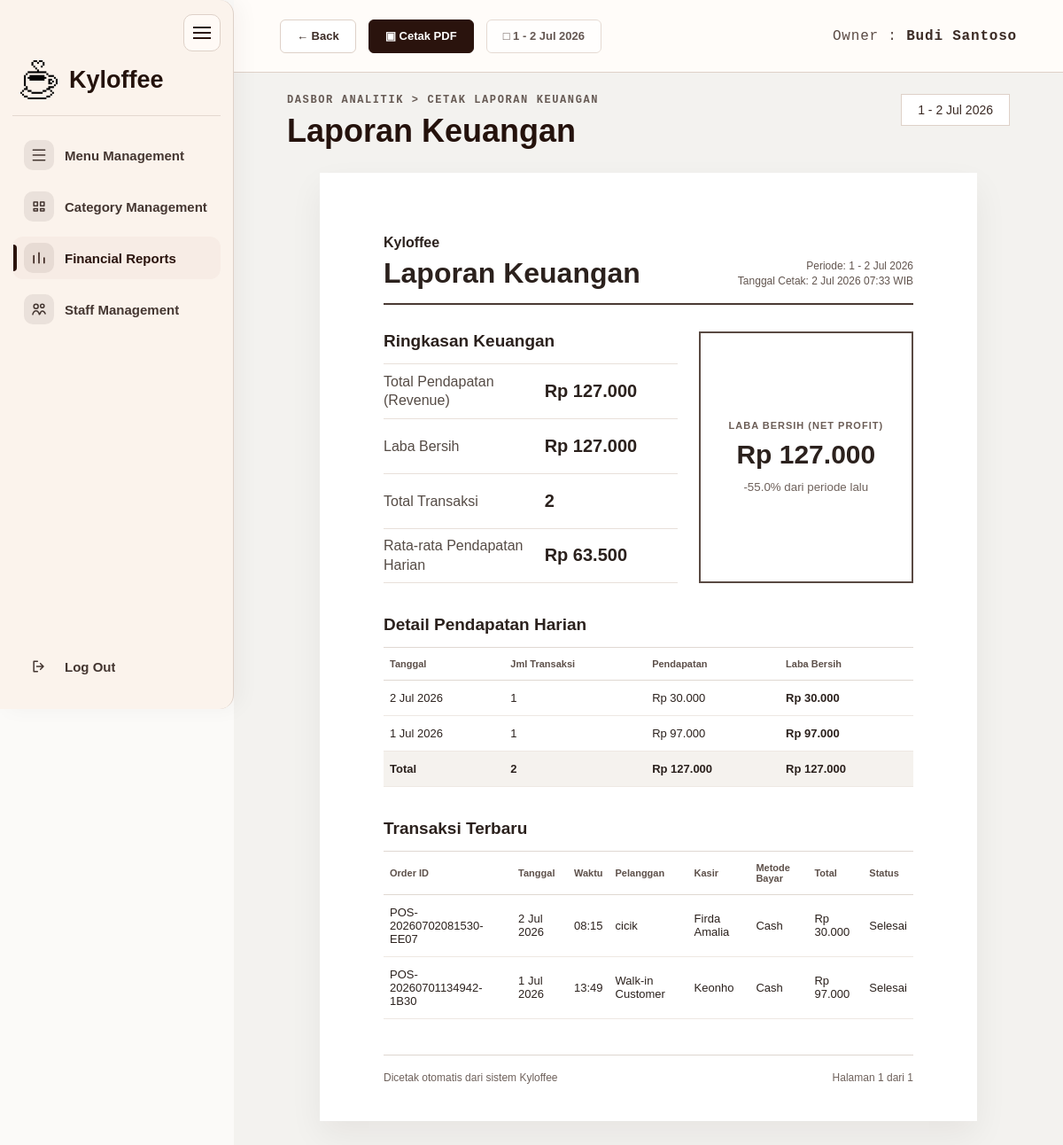
The page /owner/reports/print (signed in) on the database its author committed.
### tables this page shows
CREATE TABLE pos_transactions (
                id INTEGER PRIMARY KEY AUTOINCREMENT,
                order_code TEXT NOT NULL UNIQUE,
                transaction_date TEXT NOT NULL,
                transaction_time TEXT NOT NULL,
                customer_name TEXT DEFAULT 'Walk-in Customer',
                payment_method TEXT DEFAULT 'Tunai',
                subtotal_amount INTEGER NOT NULL DEFAULT 0,
                discount_amount INTEGER NOT NULL DEFAULT 0,
                tax_amount INTEGER NOT NULL DEFAULT 0,
                operational_cost INTEGER NOT NULL DEFAULT 0,
                total_amount INTEGER NOT NULL DEFAULT 0,
                item_count INTEGER NOT NULL DEFAULT 0,
                status TEXT NOT NULL DEFAULT 'Selesai',
                staff_id INTEGER,
                created_at TIMESTAMP DEFAULT CURRENT_TIMESTAMP
            );

CREATE TABLE users (
                id INTEGER PRIMARY KEY AUTOINCREMENT,
                full_name TEXT NOT NULL,
                email TEXT UNIQUE NOT NULL,
                password_hash TEXT NOT NULL,
                role TEXT NOT NULL,
                created_at TIMESTAMP DEFAULT CURRENT_TIMESTAMP
            , staff_phone TEXT, staff_position TEXT DEFAULT 'Staff', joined_date TEXT, staff_status TEXT DEFAULT 'Aktif', is_active INTEGER NOT NULL DEFAULT 1);

### app.py (the view)
@app.route("/owner/reports/print")
@owner_required
def owner_reports_print():
    return render_template(
        "owner_financial_report_print.html",
        owner_name=get_owner_name(),
        active_page="reports",
        report=build_financial_report(request.args),
    )

### app.py (called while the page is built, shortened)
def get_db():
    global REMOTE_DB_FAILED
    if "db" not in g:
        should_try_mysql = DB_USE_MYSQL and not (REMOTE_DB_FAILED and DB_FALLBACK_SQLITE)
        sqlite_conn = sqlite3.connect(DATABASE)
        sqlite_conn.row_factory = sqlite3.Row
        g.db = DatabaseConnection(sqlite_conn, is_mysql=False)
    return g.db

def execute_script_commit(script):
    db = get_db()
    try:
        db.executescript(script)
        db.commit()
        app.logger.debug("DB script commit successful.")
    except Exception:
        db.rollback()
        app.logger.exception("DB schema change failed and rollback executed.")
        raise

def fetch_all_dict(cursor):
    rows = cursor.fetchall()
    if not rows:
        return []
    if isinstance(rows[0], dict):
        return rows
    columns = [col[0] for col in cursor.description]
    return [dict(zip(columns, row)) for row in rows]

def row_to_dict(row):
    if row is None:
        return {}
    if isinstance(row, dict):
        return row
    return dict(row)

def get_owner_name():
    return (
        session.get("full_name")
        or session.get("name")
        or session.get("username")
        or "Owner"
    )

def owner_required(view_func):
    @wraps(view_func)
    def wrapped_view(**kwargs):
        if not session.get("user_id"):
            flash("Silakan login terlebih dahulu.", "error")
            return redirect(url_for("login"))
        if session.get("role") != "owner":
            return redirect_for_role()
        return view_func(**kwargs)
    return wrapped_view

def format_report_datetime(value):
    return f"{format_short_date(value.date())} {value:%H:%M} WIB"

def format_currency(amount):
    return f"Rp {int(amount or 0):,}".replace(",", ".")

def format_short_date(value):
    month_names = ["Jan", "Feb", "Mar", "Apr", "Mei", "Jun", "Jul", "Agu", "Sep", "Okt", "Nov", "Des"]
    return f"{value.day} {month_names[value.month - 1]} {value.year}"

def format_month_name(value):
    month_names = [
        "Januari",
        "Februari",
        "Maret",
        "April",
        "Mei",
        "Juni",
        "Juli",
        "Agustus",
        "September",
        "Oktober",
        "November",
        "Desember",
    ]
    return f"{month_names[value.month - 1]} {value.year}"

def parse_report_date(value):
    if not value:
        return None
    try:
        return datetime.strptime(value, "%Y-%m-%d").date()
    except ValueError:
        return None

    def commit(self):
        return self.conn.commit()

### templates/owner_financial_report_print.html (shortened to what this page needs)
<!DOCTYPE html>
<html lang="id">
<head>
    <link rel="stylesheet" href="{{ url_for('static', filename='css/owner_shell.css') }}">
    <link rel="stylesheet" href="{{ url_for('static', filename='css/owner_menu.css') }}">
</head>
<body>
    <div class="owner-page owner-page--report-print">
        {% include 'partials/owner_sidebar.html' %}
        <main class="owner-main">
            <header class="owner-topbar owner-topbar--spread no-print">
                <div class="topbar-actions">
                    <a
                        href="{{ url_for('owner_reports', date_from=report.date_from, date_to=report.date_to) }}"
                        class="topbar-button topbar-button--light"
                    >
                        &larr; Back
                    </a>
                    <button type="button" onclick="window.print()" class="topbar-button topbar-button--dark">&#9635; Cetak PDF</button>
                    <button type="button" class="topbar-button topbar-button--light" disabled>&#9633; {{ report.calendar_label }}</button>
                </div>
                <div class="owner-identity">Owner : <strong>{{ owner_name }}</strong></div>
            </header>
            <section class="owner-content report-content">
                <div class="report-heading-row no-print">
                    <div>
                        <p class="breadcrumb">DASBOR ANALITIK &gt; CETAK LAPORAN KEUANGAN</p>
                        <h1>Laporan Keuangan</h1>
                    </div>
                    <span class="period-pill">{{ report.period }}</span>
                </div>
                <article class="financial-sheet">
                    <header class="financial-sheet__header">
                        <div>
                            <strong>Kyloffee</strong>
                            <h2>Laporan Keuangan</h2>
                        </div>
                        <div class="financial-sheet__meta">
                            <span>Periode: {{ report.period }}</span>
                            <span>Tanggal Cetak: {{ report.printed_at }}</span>
                        </div>
                    </header>
                    <section class="financial-summary">
                        <div class="summary-list">
                            <h3>Ringkasan Keuangan</h3>
                            {% for item in report.print_summary %}
                                <div class="summary-row summary-row--{{ item.tone }}">
                                    <span>{{ item.label }}</span>
                                    <strong>{{ item.value }}</strong>
                                </div>
                            {% endfor %}
                        </div>
                        <aside class="net-profit-box">
                            <span>LABA BERSIH (NET PROFIT)</span>
                            <strong>{{ report.net_profit }}</strong>
                            <small>{{ report.net_profit_trend }}</small>
                        </aside>
                    </section>
                    <section class="sheet-section">
                        <h3>Detail Pendapatan Harian</h3>
                        <div class="sheet-table-wrap">
                            <table class="sheet-table">
                                <thead>
                                    <tr>
                                        <th>Tanggal</th>
                                        <th>Jml Transaksi</th>
                                        <th>Pendapatan</th>
                                        <th>Laba Bersih</th>
                                    </tr>
                                </thead>
                                <tbody>
                                    {% if report.daily_details %}
                                        {% for item in report.daily_details %}
                                            <tr>
                                                <td>{{ item.date }}</td>
                                                <td>{{ item.transactions }}</td>
                                                <td>{{ item.income }}</td>
                                                <td><strong>{{ item.profit }}</strong></td>
                                            </tr>
                                        {% endfor %}
                                        <tr class="sheet-total-row">
                                            <td>Total</td>
                                            <td>{{ report.daily_totals.transactions }}</td>
                                            <td>{{ report.daily_totals.income }}</td>
                                            <td>{{ report.daily_totals.profit }}</td>
                                        </tr>
                                    {% else %}
                                        <tr>
                                            <td colspan="4" class="sheet-empty">Belum ada pendapatan harian.</td>
                                        </tr>
                                    {% endif %}
                                </tbody>
                            </table>
                        </div>
                    </section>
                    <section class="sheet-section">
                        <h3>Transaksi Terbaru</h3>
                        <div class="sheet-table-wrap">
                            <table class="sheet-table">
                                <thead>
                                    <tr>
                                        <th>Order ID</th>
                                        <th>Tanggal</th>
                                        <th>Waktu</th>
                                        <th>Pelanggan</th>
                                        <th>Kasir</th>
                                        <th>Metode Bayar</th>
                                        <th>Total</th>
                                        <th>Status</th>
                                    </tr>
                                </thead>
                                <tbody>
                                    {% if report.print_transactions %}
                                        {% for trx in report.print_transactions %}
                                            <tr>
                                                <td>{{ trx.id }}</td>
                                                <td>{{ trx.date }}</td>
                                                <td>{{ trx.time }}</td>
                                                <td>{{ trx.customer }}</td>
                                                <td>{{ trx.staff }}</td>
                                                <td>{{ trx.method }}</td>
                                                <td>{{ trx.total }}</td>
                                                <td>{{ trx.status }}</td>
                                            </tr>
                                        {% endfor %}
                                    {% else %}
                                        <tr>
                                            <td colspan="8" class="sheet-empty">Belum ada transaksi.</td>
                                        </tr>
                                    {% endif %}
                                </tbody>
                            </table>
                        </div>
                    </section>
                    <footer class="financial-sheet__footer">
                        <span>Dicetak otomatis dari sistem Kyloffee</span>
                        <span>Halaman 1 dari 1</span>
                    </footer>
                </article>
            </section>
        </main>
    </div>
</body>
</html>

### static/css/owner_shell.css (style rules this page uses)
:root { --kyloffee-brown: #2a130d; --kyloffee-brown-2: #3a2118; --kyloffee-cream: #fbf3ec; --kyloffee-soft: #faf8f5; --kyloffee-line: #ded1c8; --kyloffee-muted: #6f625c; --kyloffee-text: #24120c; --kyloffee-white: #ffffff; --kyloffee-danger: #b83a2f; --kyloffee-success: #2f7d4f; --sidebar-expanded-width: 264px; --sidebar-collapsed-width: 80px; --sidebar-width: var(--sidebar-expanded-width); --topbar-height: 82px; }
* { box-sizing: border-box; }
html, body { min-height: 100%; }
body { margin: 0; background: #fbfaf8; color: var(--kyloffee-text); font-family: Arial, Helvetica, sans-serif; }
a { color: inherit; }
.owner-page { --current-sidebar-width: var(--sidebar-expanded-width); min-height: 100vh; display: flex; align-items: stretch; overflow-x: hidden; }
.owner-main { flex: 1 1 auto; width: auto; min-width: 0; min-height: 100vh; }
.owner-topbar { height: var(--topbar-height); display: flex; align-items: center; justify-content: flex-end; padding: 0 52px; background: rgba(255, 252, 249, 0.94); border-bottom: 1px solid var(--kyloffee-line); }
.owner-topbar--spread { justify-content: space-between; gap: 20px; }
.topbar-actions { display: flex; align-items: center; gap: 14px; }
.topbar-button { min-height: 38px; display: inline-flex; align-items: center; justify-content: center; gap: 9px; border-radius: 6px; border: 1px solid #ded1c8; padding: 0 18px; font: inherit; font-size: 13px; font-weight: 800; text-decoration: none; cursor: pointer; }
.topbar-button--dark { border-color: var(--kyloffee-brown); background: var(--kyloffee-brown); color: #fff; }
.topbar-button--light { background: #fff; color: #3b2b25; }
.topbar-button:disabled { cursor: not-allowed; opacity: 0.78; }
.owner-identity { font-family: "Courier New", monospace; font-size: 16px; letter-spacing: 0.8px; color: #5b4b45; white-space: nowrap; }
.owner-identity strong { color: #3b2b25; font-weight: 700; }
.owner-content { padding: 24px clamp(28px, 5vw, 72px) 64px; }
.breadcrumb { margin: 0 0 9px; font-family: "Courier New", monospace; font-size: 12px; font-weight: 700; letter-spacing: 1.6px; color: #665a54; }

### rows shown on the page
pos_transactions: id "POS-20260702081530-EE07", date "2 Jul 2026", time "08:15", customer "cicik", staff "Firda Amalia", method "Cash", total "Rp 30.000", status "Selesai"
pos_transactions: id "POS-20260701134942-1B30", date "1 Jul 2026", time "13:49", customer "Walk-in Customer", staff "Keonho", method "Cash", total "Rp 97.000", status "Selesai"

### other values the page prints
{{ report.calendar_label }} "1 - 2 Jul 2026"
{{ owner_name }} "Budi Santoso"
{{ report.period }} "1 - 2 Jul 2026"
{{ report.printed_at }} "2 Jul 2026 07:33 WIB"
{{ item.label }} "Total Pendapatan (Revenue)" "Laba Bersih" "Total Transaksi" "Rata-rata Pendapatan Harian"
{{ item.value }} "Rp 127.000" "Rp 127.000" "2" "Rp 63.500"
{{ report.net_profit }} "Rp 127.000"
{{ report.net_profit_trend }} "-55.0% dari periode lalu"
{{ item.date }} "2 Jul 2026" "1 Jul 2026"
{{ item.transactions }} "1" "1"
{{ item.income }} "Rp 30.000" "Rp 97.000"
{{ item.profit }} "Rp 30.000" "Rp 97.000"
{{ report.daily_totals.transactions }} "2"
{{ report.daily_totals.income }} "Rp 127.000"
{{ report.daily_totals.profit }} "Rp 127.000"
